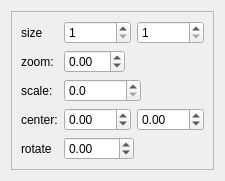
<?xml version="1.0" encoding="UTF-8"?>
<ui version="4.0">
 <class>CameraSettingsWidget</class>
 <widget class="QWidget" name="CameraSettingsWidget">
  <property name="geometry">
   <rect>
    <x>0</x>
    <y>0</y>
    <width>209</width>
    <height>142</height>
   </rect>
  </property>
  <property name="sizePolicy">
   <sizepolicy hsizetype="Minimum" vsizetype="Minimum">
    <horstretch>0</horstretch>
    <verstretch>0</verstretch>
   </sizepolicy>
  </property>
  <property name="windowTitle">
   <string>Camera</string>
  </property>
  <layout class="QGridLayout" name="gridLayout_2">
   <item row="0" column="0">
    <widget class="QFrame" name="frame">
     <property name="sizePolicy">
      <sizepolicy hsizetype="Maximum" vsizetype="Maximum">
       <horstretch>0</horstretch>
       <verstretch>0</verstretch>
      </sizepolicy>
     </property>
     <property name="frameShape">
      <enum>QFrame::StyledPanel</enum>
     </property>
     <property name="frameShadow">
      <enum>QFrame::Sunken</enum>
     </property>
     <layout class="QGridLayout" name="gridLayout">
      <item row="0" column="0">
       <widget class="QLabel" name="label_18">
        <property name="toolTip">
         <string>size of final image</string>
        </property>
        <property name="text">
         <string>size</string>
        </property>
       </widget>
      </item>
      <item row="0" column="1">
       <layout class="QHBoxLayout" name="horizontalLayout">
        <item>
         <widget class="IntValueEditor" name="m_sizewLineEdit">
          <property name="toolTip">
           <string>width of the final image</string>
          </property>
          <property name="minimum">
           <number>1</number>
          </property>
          <property name="maximum">
           <number>100000</number>
          </property>
          <property name="singleStep">
           <number>10</number>
          </property>
         </widget>
        </item>
        <item>
         <widget class="IntValueEditor" name="m_sizehLineEdit">
          <property name="toolTip">
           <string>height of the final image</string>
          </property>
          <property name="minimum">
           <number>1</number>
          </property>
          <property name="maximum">
           <number>100000</number>
          </property>
          <property name="singleStep">
           <number>10</number>
          </property>
         </widget>
        </item>
       </layout>
      </item>
      <item row="1" column="0">
       <widget class="QLabel" name="label_2">
        <property name="toolTip">
         <string>a power for scale and quality</string>
        </property>
        <property name="text">
         <string>zoom:</string>
        </property>
       </widget>
      </item>
      <item row="1" column="1">
       <widget class="DoubleValueEditor" name="m_zoomLineEdit">
        <property name="sizePolicy">
         <sizepolicy hsizetype="Maximum" vsizetype="Fixed">
          <horstretch>0</horstretch>
          <verstretch>0</verstretch>
         </sizepolicy>
        </property>
        <property name="minimum">
         <double>-99.989999999999995</double>
        </property>
        <property name="singleStep">
         <double>0.100000000000000</double>
        </property>
       </widget>
      </item>
      <item row="2" column="0">
       <widget class="QLabel" name="label_4">
        <property name="toolTip">
         <string>pixels per unit vertically</string>
        </property>
        <property name="text">
         <string>scale:</string>
        </property>
       </widget>
      </item>
      <item row="2" column="1">
       <widget class="DoubleValueEditor" name="m_scaleLineEdit">
        <property name="sizePolicy">
         <sizepolicy hsizetype="Maximum" vsizetype="Fixed">
          <horstretch>0</horstretch>
          <verstretch>0</verstretch>
         </sizepolicy>
        </property>
        <property name="decimals">
         <number>1</number>
        </property>
        <property name="minimum">
         <double>0.000000000000000</double>
        </property>
        <property name="maximum">
         <double>10000000.000000000000000</double>
        </property>
        <property name="singleStep">
         <double>10.000000000000000</double>
        </property>
       </widget>
      </item>
      <item row="3" column="0">
       <widget class="QLabel" name="label_15">
        <property name="toolTip">
         <string>camera origin</string>
        </property>
        <property name="text">
         <string>center:</string>
        </property>
       </widget>
      </item>
      <item row="3" column="1">
       <layout class="QHBoxLayout" name="horizontalLayout_2">
        <item>
         <widget class="DoubleValueEditor" name="m_xposLineEdit">
          <property name="toolTip">
           <string>x position</string>
          </property>
          <property name="minimum">
           <double>-99.989999999999995</double>
          </property>
          <property name="singleStep">
           <double>0.010000000000000</double>
          </property>
         </widget>
        </item>
        <item>
         <widget class="DoubleValueEditor" name="m_yposLineEdit">
          <property name="toolTip">
           <string>y position</string>
          </property>
          <property name="minimum">
           <double>-99.989999999999995</double>
          </property>
          <property name="singleStep">
           <double>0.010000000000000</double>
          </property>
         </widget>
        </item>
       </layout>
      </item>
      <item row="4" column="0">
       <widget class="QLabel" name="label_20">
        <property name="toolTip">
         <string>rotate camera</string>
        </property>
        <property name="text">
         <string>rotate</string>
        </property>
       </widget>
      </item>
      <item row="4" column="1">
       <widget class="DoubleValueEditor" name="m_rotateLineEdit">
        <property name="sizePolicy">
         <sizepolicy hsizetype="Maximum" vsizetype="Fixed">
          <horstretch>0</horstretch>
          <verstretch>0</verstretch>
         </sizepolicy>
        </property>
        <property name="minimumSize">
         <size>
          <width>70</width>
          <height>0</height>
         </size>
        </property>
        <property name="minimum">
         <double>-360.000000000000000</double>
        </property>
        <property name="maximum">
         <double>360.000000000000000</double>
        </property>
        <property name="singleStep">
         <double>1.000000000000000</double>
        </property>
       </widget>
      </item>
     </layout>
    </widget>
   </item>
   <item row="1" column="0">
    <spacer name="verticalSpacer">
     <property name="orientation">
      <enum>Qt::Vertical</enum>
     </property>
     <property name="sizeHint" stdset="0">
      <size>
       <width>0</width>
       <height>0</height>
      </size>
     </property>
    </spacer>
   </item>
  </layout>
 </widget>
 <customwidgets>
  <customwidget>
   <class>DoubleValueEditor</class>
   <extends>QDoubleSpinBox</extends>
   <header>doublevalueeditor.h</header>
  </customwidget>
  <customwidget>
   <class>IntValueEditor</class>
   <extends>QSpinBox</extends>
   <header>intvalueeditor.h</header>
  </customwidget>
 </customwidgets>
 <resources/>
 <connections/>
</ui>
